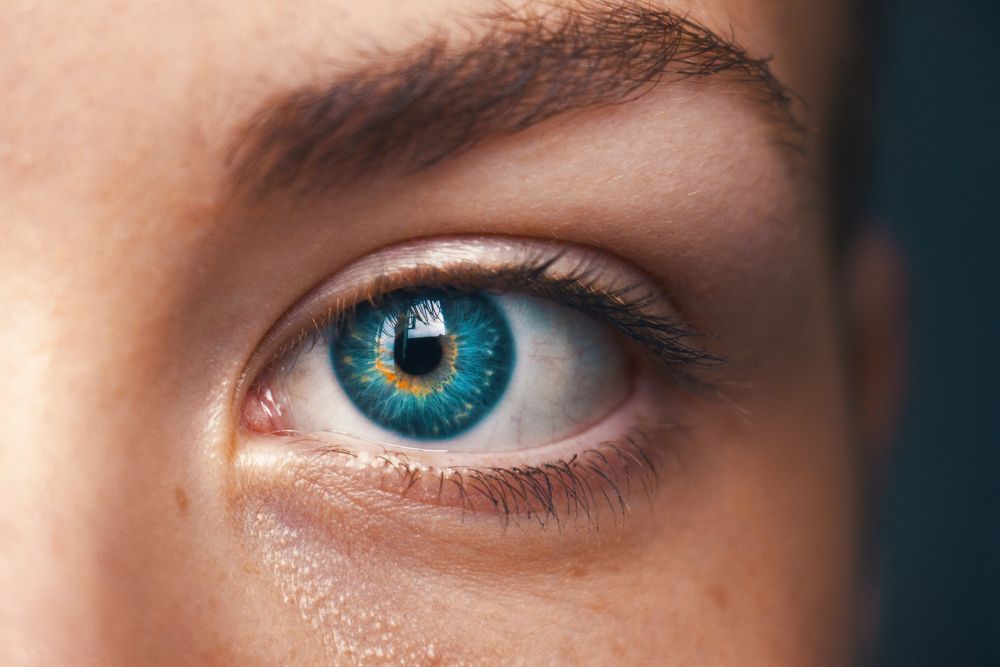
#> input picture Урок 2/example/image.jpg, 1000 x 667 px
$ python example_6.py
#> lines starting #> are read from the running program, lines starting #| are printed output that depends on the picture
import cv2

""" Пример показывает работу фильтра выделяющего границы"""

image = cv2.imread("image.jpg")
#> image is the input picture: shape (667, 1000, 3); mean B, G, R 96, 108.7, 140.8
image = cv2.resize(image, (0, 0), fx=0.5, fy=0.5)
#> image: shape (334, 500, 3)

image_gray = cv2.cvtColor(image, cv2.COLOR_BGR2GRAY)
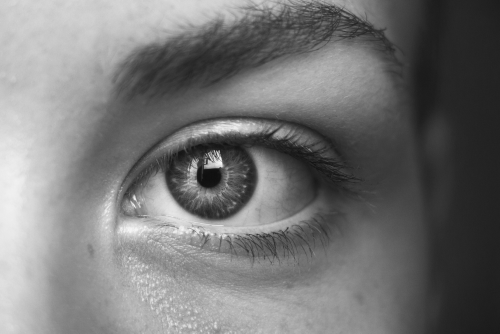
#> image_gray: shape (334, 500); min 15, max 246, mean 117

result = cv2.Laplacian(image_gray, -1, ksize=3)
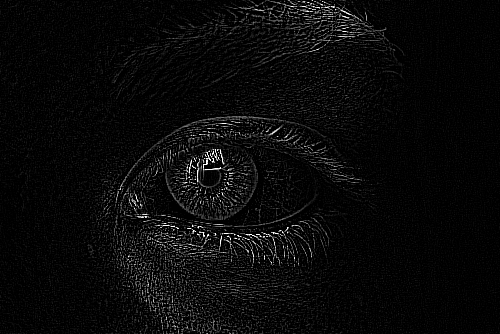
#> result: shape (334, 500); min 0, max 255, mean 9.7

cv2.imshow("laplacian", result)
cv2.imshow("image", image)
cv2.waitKey(0)
